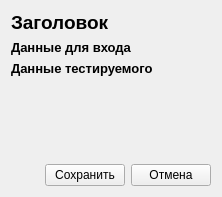
<?xml version="1.0" encoding="UTF-8"?>
<ui version="4.0">
 <class>TemplateUserForm</class>
 <widget class="QWidget" name="TemplateUserForm">
  <property name="geometry">
   <rect>
    <x>0</x>
    <y>0</y>
    <width>222</width>
    <height>197</height>
   </rect>
  </property>
  <property name="windowTitle">
   <string>Form</string>
  </property>
  <layout class="QVBoxLayout" name="verticalLayout">
   <item>
    <widget class="QLabel" name="titleLabel">
     <property name="font">
      <font>
       <pointsize>14</pointsize>
       <weight>75</weight>
       <bold>true</bold>
      </font>
     </property>
     <property name="text">
      <string>Заголовок</string>
     </property>
    </widget>
   </item>
   <item>
    <widget class="QLabel" name="loginDataTitle">
     <property name="font">
      <font>
       <pointsize>10</pointsize>
       <weight>75</weight>
       <bold>true</bold>
      </font>
     </property>
     <property name="text">
      <string>Данные для входа</string>
     </property>
    </widget>
   </item>
   <item>
    <layout class="QVBoxLayout" name="userDataLayout"/>
   </item>
   <item>
    <widget class="QLabel" name="label_10">
     <property name="font">
      <font>
       <pointsize>10</pointsize>
       <weight>75</weight>
       <bold>true</bold>
      </font>
     </property>
     <property name="text">
      <string>Данные тестируемого</string>
     </property>
    </widget>
   </item>
   <item>
    <layout class="QVBoxLayout" name="personalDataLayout"/>
   </item>
   <item>
    <spacer name="verticalSpacer">
     <property name="orientation">
      <enum>Qt::Vertical</enum>
     </property>
     <property name="sizeHint" stdset="0">
      <size>
       <width>20</width>
       <height>40</height>
      </size>
     </property>
    </spacer>
   </item>
   <item>
    <layout class="QHBoxLayout" name="horizontalLayout_5">
     <item>
      <spacer name="horizontalSpacer_4">
       <property name="orientation">
        <enum>Qt::Horizontal</enum>
       </property>
       <property name="sizeHint" stdset="0">
        <size>
         <width>40</width>
         <height>20</height>
        </size>
       </property>
      </spacer>
     </item>
     <item>
      <widget class="QPushButton" name="saveButton">
       <property name="text">
        <string>Сохранить</string>
       </property>
      </widget>
     </item>
     <item>
      <widget class="QPushButton" name="cancelButton">
       <property name="text">
        <string>Отмена</string>
       </property>
      </widget>
     </item>
    </layout>
   </item>
  </layout>
 </widget>
 <resources/>
 <connections/>
</ui>
